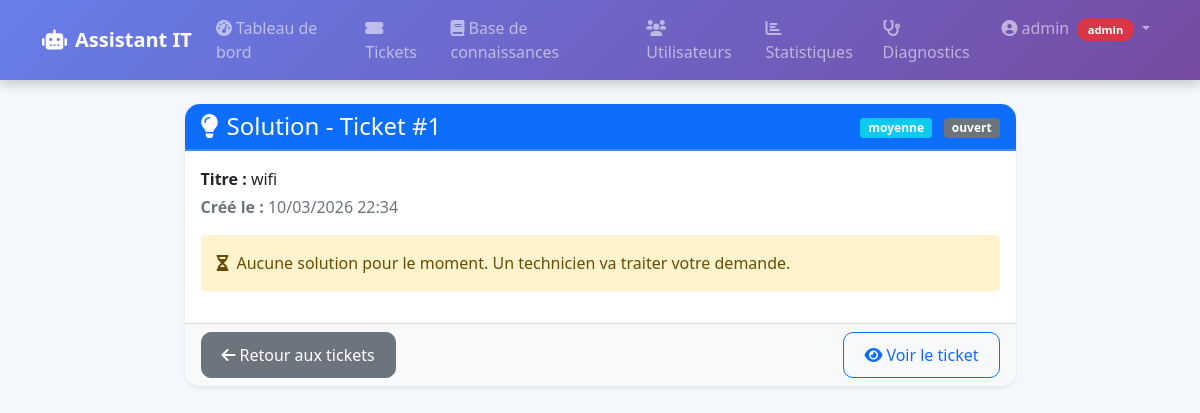
Screenshot of /tickets/1/solution (signed in) with the database file from the repository.
### it_assistant/models.py (models this page shows, shortened)
class User(db.Model, UserMixin):
    __tablename__ = 'users'
    id = db.Column(db.Integer, primary_key=True)
    username = db.Column(db.String(64), unique=True, nullable=False)
    email = db.Column(db.String(120), unique=True, nullable=False)
    password_hash = db.Column(db.String(128))
    role = db.Column(db.String(20), default='user')  # 'user', 'technician', 'admin'
    created_at = db.Column(db.DateTime, default=datetime.utcnow)
    tickets_created = db.relationship('Ticket', foreign_keys='Ticket.user_id', backref='author', lazy='dynamic')
    tickets_assigned = db.relationship('Ticket', foreign_keys='Ticket.assigned_to', backref='technician', lazy='dynamic')
    knowledge_entries = db.relationship('KnowledgeBase', backref='author', lazy='dynamic')
    settings = db.relationship('UserSettings', backref='user', uselist=False, cascade='all, delete-orphan')
    logs = db.relationship('Log', backref='user', lazy='dynamic')
    def is_technician(self):
        return self.role in ['technician', 'admin']
    def is_admin(self):
        return self.role == 'admin'

class Ticket(db.Model):
    __tablename__ = 'tickets'
    id = db.Column(db.Integer, primary_key=True)
    title = db.Column(db.String(100), nullable=False)
    description = db.Column(db.Text, nullable=False)
    status = db.Column(db.String(20), default='ouvert')  # ouvert, en cours, résolu, fermé
    priority = db.Column(db.String(20), default='moyenne')  # basse, moyenne, haute, critique
    created_at = db.Column(db.DateTime, default=datetime.utcnow)
    updated_at = db.Column(db.DateTime, default=datetime.utcnow, onupdate=datetime.utcnow)
    user_id = db.Column(db.Integer, db.ForeignKey('users.id'), nullable=False)
    assigned_to = db.Column(db.Integer, db.ForeignKey('users.id'), nullable=True)
    resolution = db.Column(db.Text, nullable=True)  # Solution apportée

### it_assistant/views/tickets.py (the view)
@tickets_bp.route('/<int:ticket_id>/solution')
@login_required
def ticket_solution(ticket_id):
    ticket = Ticket.query.get_or_404(ticket_id)
    if not (current_user.id == ticket.user_id or current_user.is_technician()):
        abort(403)
    return render_template('ticket_solution.html', ticket=ticket)

### it_assistant/models.py (called while the page is built)
@login_manager.user_loader
def load_user(user_id):
    return User.query.get(int(user_id))

### it_assistant/templates/ticket_solution.html (shortened to what this page needs)
{% extends "base.html" %}
{% block content %}
<div class="row justify-content-center">
    <div class="col-lg-9">
        <div class="card shadow-sm border-0">
            <div class="card-header bg-primary text-white d-flex justify-content-between align-items-center">
                <h4 class="mb-0"><i class="fas fa-lightbulb me-2"></i>Solution - Ticket #{{ ticket.id }}</h4>
                <span>
                    <span class="badge bg-{{ 'danger' if ticket.priority=='critique' else 'warning' if ticket.priority=='haute' else 'info' }} me-2">{{ ticket.priority }}</span>
                    <span class="badge bg-secondary">{{ ticket.status }}</span>
                </span>
            </div>
            <div class="card-body">
                <p class="mb-1"><strong>Titre :</strong> {{ ticket.title }}</p>
                <p class="text-muted mb-3">
                    <strong>Créé le :</strong> {{ ticket.created_at.strftime('%d/%m/%Y %H:%M') }}
                </p>
                {% if ticket.resolution %}
                    <div class="alert alert-success border-0">
                        <i class="fas fa-check-circle me-2"></i>Une solution a été renseignée pour ce ticket.
                    </div>
                    <div class="border rounded p-3 bg-success text-white">
                        {{ ticket.resolution|safe }}
                    </div>
                {% else %}
                    <div class="alert alert-warning border-0">
                        <i class="fas fa-hourglass-half me-2"></i>Aucune solution pour le moment. Un technicien va traiter votre demande.
                    </div>
                {% endif %}
            </div>
            <div class="card-footer d-flex justify-content-between">
                {% if current_user.is_technician() %}
                    <a href="{{ url_for('tickets.list_tickets') }}" class="btn btn-secondary">
                        <i class="fas fa-arrow-left me-1"></i>Retour aux tickets
                    </a>
                {% else %}
                    <a href="{{ url_for('main.dashboard') }}" class="btn btn-secondary">
                        <i class="fas fa-arrow-left me-1"></i>Retour au tableau de bord
                    </a>
                {% endif %}
                <a href="{{ url_for('tickets.view_ticket', ticket_id=ticket.id) }}" class="btn btn-outline-primary">
                    <i class="fas fa-eye me-1"></i>Voir le ticket
                </a>
            </div>
        </div>
    </div>
</div>
{% endblock %}

### it_assistant/templates/base.html (shortened to what this page needs)
<!DOCTYPE html>
<html lang="fr" data-theme="{{ current_user.settings.theme if current_user.is_authenticated and current_user.settings else 'light' }}">
<head>
    <link href="https://cdn.jsdelivr.net/npm/bootstrap@5.1.3/dist/css/bootstrap.min.css" rel="stylesheet">
    <link rel="stylesheet" href="https://cdnjs.cloudflare.com/ajax/libs/font-awesome/6.0.0-beta3/css/all.min.css">
    <link rel="stylesheet" href="{{ url_for('static', filename='css/style.css') }}">
</head>
<body>
    <nav class="navbar navbar-expand-lg navbar-dark" style="background: linear-gradient(135deg, #667eea 0%, #764ba2 100%); box-shadow: 0 4px 12px rgba(0,0,0,0.2);">
        <div class="container">
            <a class="navbar-brand fw-bold" href="{{ url_for('main.index') }}">
                <i class="fas fa-robot me-2"></i>Assistant IT
            </a>
            <div class="collapse navbar-collapse" id="navbarNav">
                <ul class="navbar-nav ms-auto">
                    {% if current_user.is_authenticated %}
                        <li class="nav-item">
                            <a class="nav-link" href="{{ url_for('main.dashboard') }}">
                                <i class="fas fa-tachometer-alt me-1"></i>Tableau de bord
                            </a>
                        </li>
                        {% if current_user.is_technician() or current_user.is_admin() %}
                            <li class="nav-item">
                                <a class="nav-link" href="{{ url_for('tickets.list_tickets') }}">
                                    <i class="fas fa-ticket-alt me-1"></i>Tickets
                                </a>
                            </li>
                        {% endif %}
                        {% if current_user.is_admin() %}
                            <li class="nav-item">
                                <a class="nav-link" href="{{ url_for('knowledge.list_knowledge') }}">
                                    <i class="fas fa-book me-1"></i>Base de connaissances
                                </a>
                            </li>
                            <li class="nav-item">
                                <a class="nav-link" href="{{ url_for('admin.list_users') }}">
                                    <i class="fas fa-users me-1"></i>Utilisateurs
                                </a>
                            </li>
                            <li class="nav-item">
                                <a class="nav-link" href="{{ url_for('admin.stats') }}">
                                    <i class="fas fa-chart-bar me-1"></i>Statistiques
                                </a>
                            </li>
                        {% endif %}
                        <li class="nav-item">
                            <a class="nav-link" href="{{ url_for('main.diagnostic') }}">
                                <i class="fas fa-stethoscope me-1"></i>Diagnostics
                            </a>
                        </li>
                        <li class="nav-item dropdown">
                            <a class="nav-link dropdown-toggle" href="#" id="userDropdown" role="button" data-bs-toggle="dropdown">
                                <i class="fas fa-user-circle me-1"></i>{{ current_user.username }}
                                <span class="badge bg-{{ 'danger' if current_user.role=='admin' else 'warning' if current_user.role=='technician' else 'secondary' }} ms-1">
                                    {{ current_user.role }}
                                </span>
                            </a>
                        </li>
                    {% endif %}
                </ul>
            </div>
        </div>
    </nav>
    <div class="container mt-4">
        {% block content %}{% endblock %}
    </div>
</body>
</html>

### it_assistant/static/css/style.css (style rules this page uses)
:root { --app-bg: #f4f7fc; --app-text: #212529; --app-muted: #6c757d; --app-surface: #ffffff; --app-surface-2: #f8f9fa; --app-border: #dee2e6; }
body { background-color: var(--app-bg); color: var(--app-text); font-family: 'Segoe UI', Tahoma, Geneva, Verdana, sans-serif; }
.card { border-radius: 15px; border: none; box-shadow: 0 10px 20px rgba(0,0,0,0.08); transition: transform 0.2s, box-shadow 0.2s; background-color: var(--app-surface); margin-bottom: 20px; }
.card-header { border-radius: 15px 15px 0 0 !important; font-weight: 600; border-bottom: 2px solid rgba(255,255,255,0.2); }
.card-footer { border-radius: 0 0 15px 15px !important; background-color: var(--app-surface-2); }
.card, .alert { animation: fadeIn 0.3s ease-out; }
.btn { border-radius: 10px; padding: 10px 20px; font-weight: 500; }
.navbar .badge { font-size: 0.7rem; padding: 0.35rem 0.65rem; border-radius: 30px; }

### rows the page displays
User: username "admin", role "admin"
Ticket: id "1", priority "moyenne", status "ouvert", title "wifi", created_at "10/03/2026 22:34"
